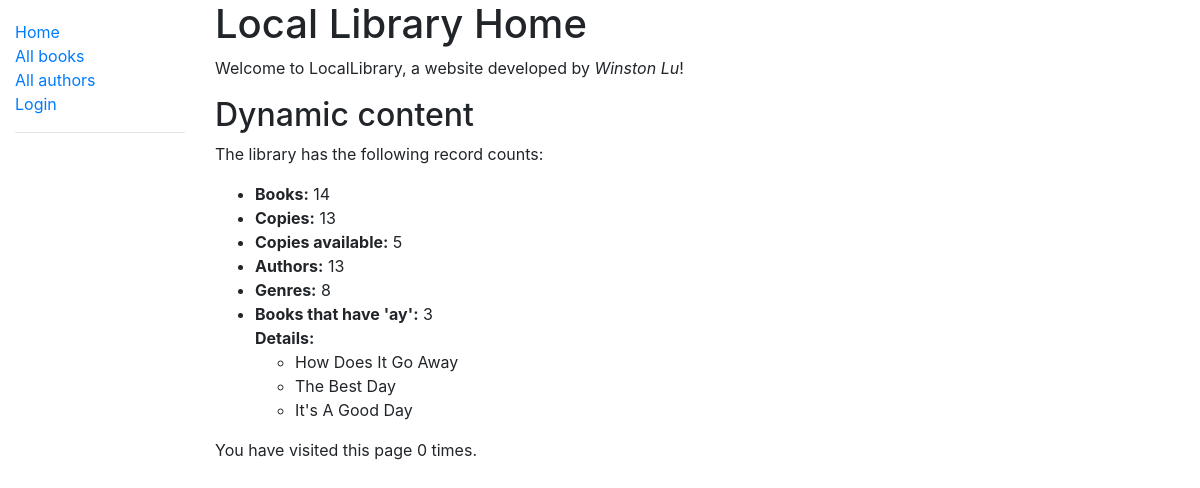
Page /catalog/ on the committed database.
### catalog/models.py (models this page shows, shortened)
class Book(models.Model):
    title = models.CharField(max_length=200)
    author = models.ForeignKey('Author', on_delete=models.SET_NULL, null=True)
    summary = models.TextField(max_length=1000, help_text='Enter a brief description of the book')
    isbn = models.CharField('ISBN', max_length=13, help_text='13 Character <a href="https://www.isbn-international.org/content/what-isbn">ISBN number</a>')
    genre = models.ManyToManyField(Genre, help_text='Select a genre for this book')
    language = models.ForeignKey('Language', on_delete=models.SET_NULL, null=True)
    def __str__(self):
        return self.title
    def display_genre(self):
        """Create a string for the Genre. This is required to display genre in Admin."""
        return ', '.join(genre.name for genre in self.genre.all()[:3])
    display_genre.short_description = 'Genre'

### catalog/views.py (the view)
# urls.py: path('', views.index, name='index'),
def index(request):
    num_books = Book.objects.all().count()
    num_instances = BookInstance.objects.all().count()
    num_instances_available = BookInstance.objects.filter(status__exact='a').count()
    num_authors = Author.objects.count()
    num_genres = Genre.objects.count()
    num_books_contains_ay = Book.objects.filter(title__icontains='ay').count()
    books_contains_ay = Book.objects.filter(title__icontains='ay')
    num_visits = request.session.get('num_visits', 0)
    request.session['num_visits'] = num_visits + 1
    context = {
        'num_books': num_books,
        'num_instances': num_instances,
        'num_instances_available': num_instances_available,
        'num_authors': num_authors,
        'num_genres': num_genres,
        'num_books_ay': num_books_contains_ay,
        'books_ay': books_contains_ay,
        'num_v': num_visits,
    }
    return render(request, 'index.html', context=context)

### catalog/templates/index.html (shortened to what this page needs)
{% extends "base_generic.html" %}
{% block content %}
  <h1>Local Library Home</h1>
  <p>Welcome to LocalLibrary, a website developed by <em>Winston Lu</em>!</p>
  <h2>Dynamic content</h2>
  <p>The library has the following record counts:</p>
  <ul>
    <li><strong>Books:</strong> {{ num_books }}</li>
    <li><strong>Copies:</strong> {{ num_instances }}</li>
    <li><strong>Copies available:</strong> {{ num_instances_available }}</li>
    <li><strong>Authors:</strong> {{ num_authors }}</li>
    <li><strong>Genres:</strong> {{ num_genres }}</li>
    <li><strong>Books that have 'ay':</strong> {{ num_books_ay }}</li>
    <strong>Details:</strong>
    <ul>
      {% for book in books_ay%}
        <li>{{ book }}</li>
      {% endfor %}
    </ul>
  </ul>
  <p>You have visited this page {{ num_v }}
  {% if num_v == 1 %} time{% else %} times{% endif %}.</p>
{% endblock %}

### rows in the picture
Book: title "How Does It Go Away"
Book: title "The Best Day"
Book: title "It's A Good Day"

### other values in the picture
{{ num_books }} "14"
{{ num_instances }} "13"
{{ num_instances_available }} "5"
{{ num_authors }} "13"
{{ num_genres }} "8"
{{ num_books_ay }} "3"
{{ num_v }} "0"
